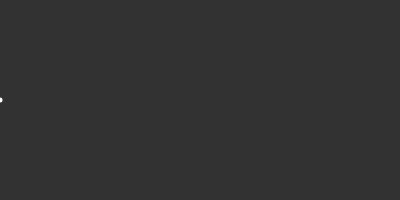
Frame 1 (no input)
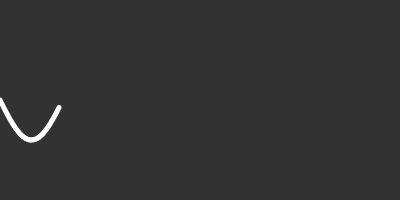
Frame 60 (no input)
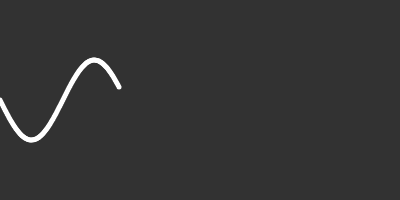
Frame 120 (the mouse pressed at the canvas centre since frame 60)

The p5.js sketch that drew these frames (run headless with seeded random() and noise() and a simulated clock; from frame 60 on, the mouse is pressed at the canvas centre):

// p5.js sketch
// ── sketch.js
const width = 400, height = 200;

let y, x = 0;
let amp, freq;

function setup() {
  createCanvas(width, height);
  background(50);
  freq = 20;
  amp = 40;
}
function draw() {
  y = height/2 + amp * Math.sin(x/freq);
  strokeWeight(0);
  ellipse(x,y,5,5);
  x += 1;
}
